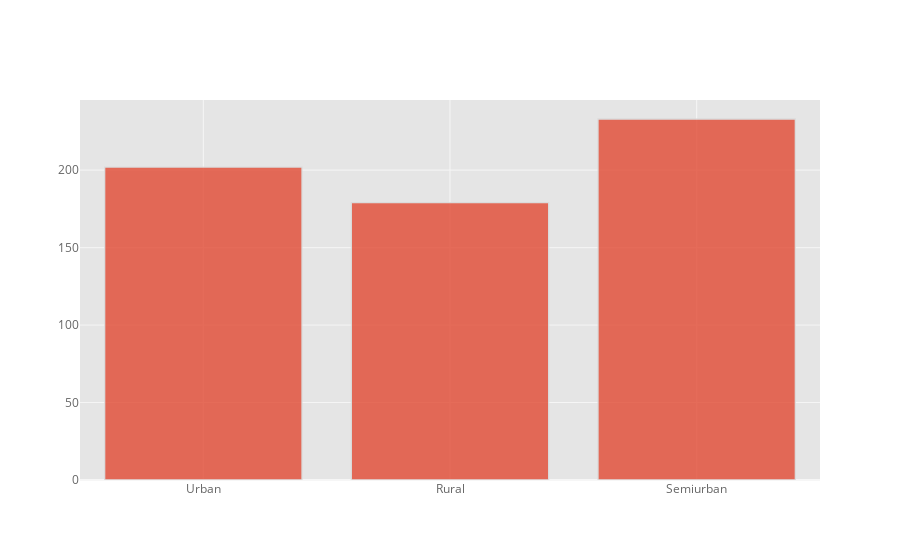

The notebook cell this image was saved under:
### Code cell
data.Property_Area.iplot(kind = 'histogram')

### Figure 1 — Plotly figure (JSON) as saved in the notebook; plotly's stock layout.template omitted (floating-point values rounded to 4 significant figures; data arrays with more than 128 entries replaced by an {"elided": "..."} marker saying what was removed)
{"data": [{"histfunc": "count", "histnorm": "", "marker": {"color": "rgba(226, 74, 51, 1.0)", "line": {"color": "#D9D9D9", "width": 1.3}}, "name": "Property_Area", "opacity": 0.8, "orientation": "v", "type": "histogram", "x": {"elided": "614 str values"}}], "layout": {"barmode": "overlay", "legend": {"bgcolor": "#FFFFFF", "font": {"color": "#666666"}}, "paper_bgcolor": "#FFFFFF", "plot_bgcolor": "#E5E5E5", "title": {"font": {"color": "#151516"}}, "xaxis": {"gridcolor": "#F6F6F6", "showgrid": true, "tickfont": {"color": "#666666"}, "title": {"font": {"color": "#666666"}, "text": ""}, "zerolinecolor": "#F6F6F6"}, "yaxis": {"gridcolor": "#F6F6F6", "showgrid": true, "tickfont": {"color": "#666666"}, "title": {"font": {"color": "#666666"}, "text": ""}, "zerolinecolor": "#F6F6F6"}}}
